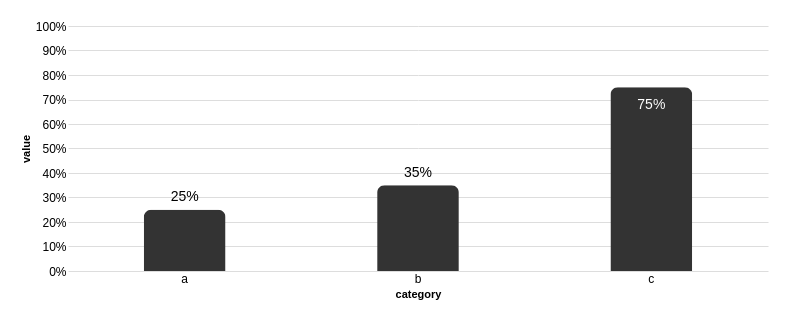

Specify this chart in Vega-Lite:
### Vega-Lite specification from a JSON file in a GitHub repository (floating-point values rounded to 4 significant figures)
{"$schema": "https://vega.github.io/schema/vega-lite/v5.json", "description": "A technique to dynamically adjust the Y-axis behavior based on whether the measure is a percentage.", "usermeta": {"developedBy": "Madison Giammaria", "LinkedIn": "https://www.linkedin.com/in/madison-giammaria-58463b33", "email": "giammariam@gmail.com"}, "width": 700, "padding": 20, "view": {"stroke": "transparent"}, "params": [{"name": "height", "expr": "width*0.35"}, {"name": "categoryCValue", "value": 0.75, "bind": {"input": "range", "min": 0, "max": 1.5, "step": 0.01, "name": "Cat c value"}}, {"name": "yAxisAsPercentage", "value": true, "bind": {"input": "checkbox", "name": "Y-axis as %"}}], "data": {"name": "dataset", "values": [{"category": "a", "value": 0.25}, {"category": "b", "value": 0.35}, {"category": "c"}]}, "transform": [{"calculate": "datum['category'] === 'c' ? categoryCValue : datum['value']", "as": "value"}, {"calculate": "yAxisAsPercentage ? 'percentage' : 'number'", "as": "unit"}], "resolve": {"scale": {"y": "independent"}}, "layer": [{"mark": {"type": "bar", "fill": "#333333", "fillOpacity": 1, "cornerRadiusTopLeft": {"expr": "height*0.03"}, "cornerRadiusTopRight": {"expr": "height*0.03"}}}, {"mark": {"type": "text", "baseline": "middle", "fontSize": 14, "text": {"expr": "data('data_0')[0]['unit'] === 'percentage' ? format(datum['value'], '.0%') : format(datum['value'], '0.2f')"}, "yOffset": {"expr": "scale('layer_0_y', datum['value']) > height/2 ? -12.5 : 17.5 "}, "fill": {"expr": "scale('layer_0_y', datum['value']) > height/2 ? '#000' : '#fff' "}}, "encoding": {"y": {"type": "quantitative", "field": "value", "scale": {"domainMax": {"expr": "data('data_0')[0]['unit'] === 'percentage' ? 1 : null"}, "nice": true, "clamp": true}, "axis": null}}}], "encoding": {"x": {"type": "nominal", "field": "category", "axis": {"labelAngle": 0}, "scale": {"paddingInner": 0.65}}, "y": {"type": "quantitative", "field": "value", "scale": {"domainMax": {"expr": "data('data_0')[0]['unit'] === 'percentage' ? 1 : null"}, "nice": true}, "axis": {"labelExpr": "data('data_0')[0]['unit'] === 'percentage' ? format(datum.label, '.0%') : format(datum.label, '0.2f')", "tickCount": {"expr": "data('data_0')[0]['unit'] === 'percentage' ? 11 : null"}}}}, "config": {"axis": {"domain": false, "ticks": false, "labelFontSize": 12}}}
